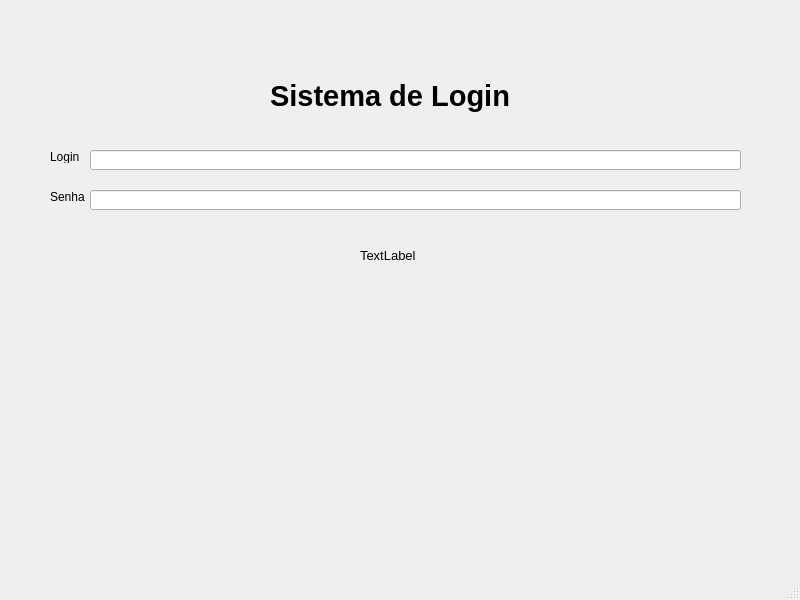
<?xml version="1.0" encoding="UTF-8"?>
<ui version="4.0">
 <class>MainWindow</class>
 <widget class="QMainWindow" name="MainWindow">
  <property name="geometry">
   <rect>
    <x>0</x>
    <y>0</y>
    <width>800</width>
    <height>600</height>
   </rect>
  </property>
  <property name="windowTitle">
   <string>MainWindow</string>
  </property>
  <widget class="QWidget" name="centralwidget">
   <widget class="QLabel" name="label">
    <property name="geometry">
     <rect>
      <x>270</x>
      <y>30</y>
      <width>261</width>
      <height>131</height>
     </rect>
    </property>
    <property name="font">
     <font>
      <pointsize>22</pointsize>
      <weight>75</weight>
      <bold>true</bold>
     </font>
    </property>
    <property name="text">
     <string>Sistema de Login</string>
    </property>
   </widget>
   <widget class="QLabel" name="label_2">
    <property name="geometry">
     <rect>
      <x>50</x>
      <y>150</y>
      <width>47</width>
      <height>13</height>
     </rect>
    </property>
    <property name="text">
     <string>Login</string>
    </property>
   </widget>
   <widget class="QLabel" name="label_3">
    <property name="geometry">
     <rect>
      <x>50</x>
      <y>190</y>
      <width>47</width>
      <height>13</height>
     </rect>
    </property>
    <property name="text">
     <string>Senha</string>
    </property>
   </widget>
   <widget class="QLineEdit" name="lineEdit">
    <property name="geometry">
     <rect>
      <x>90</x>
      <y>150</y>
      <width>651</width>
      <height>20</height>
     </rect>
    </property>
   </widget>
   <widget class="QLineEdit" name="lineEdit_2">
    <property name="geometry">
     <rect>
      <x>90</x>
      <y>190</y>
      <width>651</width>
      <height>20</height>
     </rect>
    </property>
   </widget>
   <widget class="QLabel" name="label_4">
    <property name="geometry">
     <rect>
      <x>360</x>
      <y>230</y>
      <width>381</width>
      <height>51</height>
     </rect>
    </property>
    <property name="font">
     <font>
      <pointsize>10</pointsize>
     </font>
    </property>
    <property name="text">
     <string>TextLabel</string>
    </property>
   </widget>
  </widget>
  <widget class="QMenuBar" name="menubar">
   <property name="geometry">
    <rect>
     <x>0</x>
     <y>0</y>
     <width>800</width>
     <height>21</height>
    </rect>
   </property>
  </widget>
  <widget class="QStatusBar" name="statusbar"/>
 </widget>
 <resources/>
 <connections/>
</ui>
